Frame 1 (no input): blank canvas, image omitted
Frame 60 (no input): blank canvas, image omitted
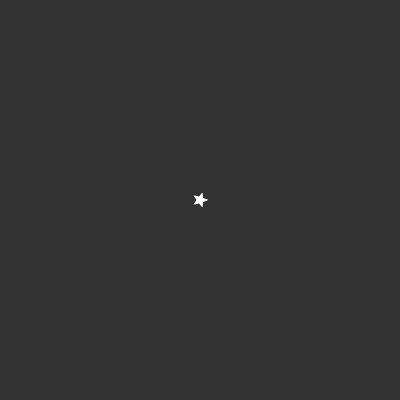
Frame 120 (the mouse pressed at the canvas centre since frame 60)

The p5.js sketch whose frames 1 and 60 were blank and that drew this single picture after the mouse press (run headless with seeded random() and noise() and a simulated clock; from frame 60 on, the mouse is pressed at the canvas centre):

// p5.js sketch
// ── sketch.js
var data = [];
var learning_rate = 0.05;

var m = 0;
var b = 0;

function setup() {
    createCanvas(400, 400);
}

function gradientDescent() {
    for (var i = 0; i < data.length; i++) {
        var x = data[i].x;
        var y = data[i].y;
        var guess = m * x + b;
        var error = y - guess;
        m = m + error * x * learning_rate;
        b = b + error * learning_rate;
    }
}

function drawLine() {
    var x1 = 0;
    var y1 = m * x1 + b;
    var x2 = 1;
    var y2 = m * x2 + b;

    x1 = map(x1, 0, 1, 0, width);
    y1 = map(y1, 0, 1, height, 0);
    x2 = map(x2, 0, 1, 0, width);
    y2 = map(y2, 0, 1, height, 0);

    stroke(255);
    strokeWeight(2);
    line(x1, y1, x2, y2);
}

function mousePressed() {
    var x = map(mouseX, 0, width, 0, 1);
    var y = map(mouseY, 0, height, 1, 0);
    if (x <= 1 && x>= 0 && y >= 0 && y<= 1) {
        var point = createVector(x, y);
        data.push(point);
    }
}

function draw() {
    background(51);
    for (var i = 0; i < data.length; i++) {
        var x = map(data[i].x, 0, 1, 0, width);
        var y = map(data[i].y, 0, 1, height, 0);
        fill(255);
        stroke(255);
        star(x,y,3,7,5);
    }

    if (data.length > 1) {
        gradientDescent();
        drawLine();
    }
}

function _clear() {
    data = [];
}

function undo() {
    data.pop();
}

function star(x, y, radius1, radius2, npoints) {
    let angle = TWO_PI / npoints;
    let halfAngle = angle / 2.0;
    beginShape();
    for (let a = 0; a < TWO_PI; a += angle) {
        let sx = x + cos(a) * radius2;
        let sy = y + sin(a) * radius2;
        vertex(sx, sy);
        sx = x + cos(a + halfAngle) * radius1;
        sy = y + sin(a + halfAngle) * radius1;
        vertex(sx, sy);
    }
    endShape(CLOSE);
}

// ── style.css
* {
    font-family: Monaco, monospace;
}

button.clear_button {
    position: absolute;
    left: 10px;
    top: 500px;
    border-radius: 8px;
    background-color: #f44336;
    color: white;
    font-size: 20px;
    border: none;
    padding: 20px 16px;
}

button.undo_button {
    position: absolute;
    left: 125px;
    top: 500px;
    border-radius: 8px;
    background-color: cornflowerblue;
    color: white;
    font-size: 20px;
    border: none;
    padding: 20px 16px;
}

div.printed_rate {
    position: absolute;
    lefT: 10px;
    top: 600px;
}
